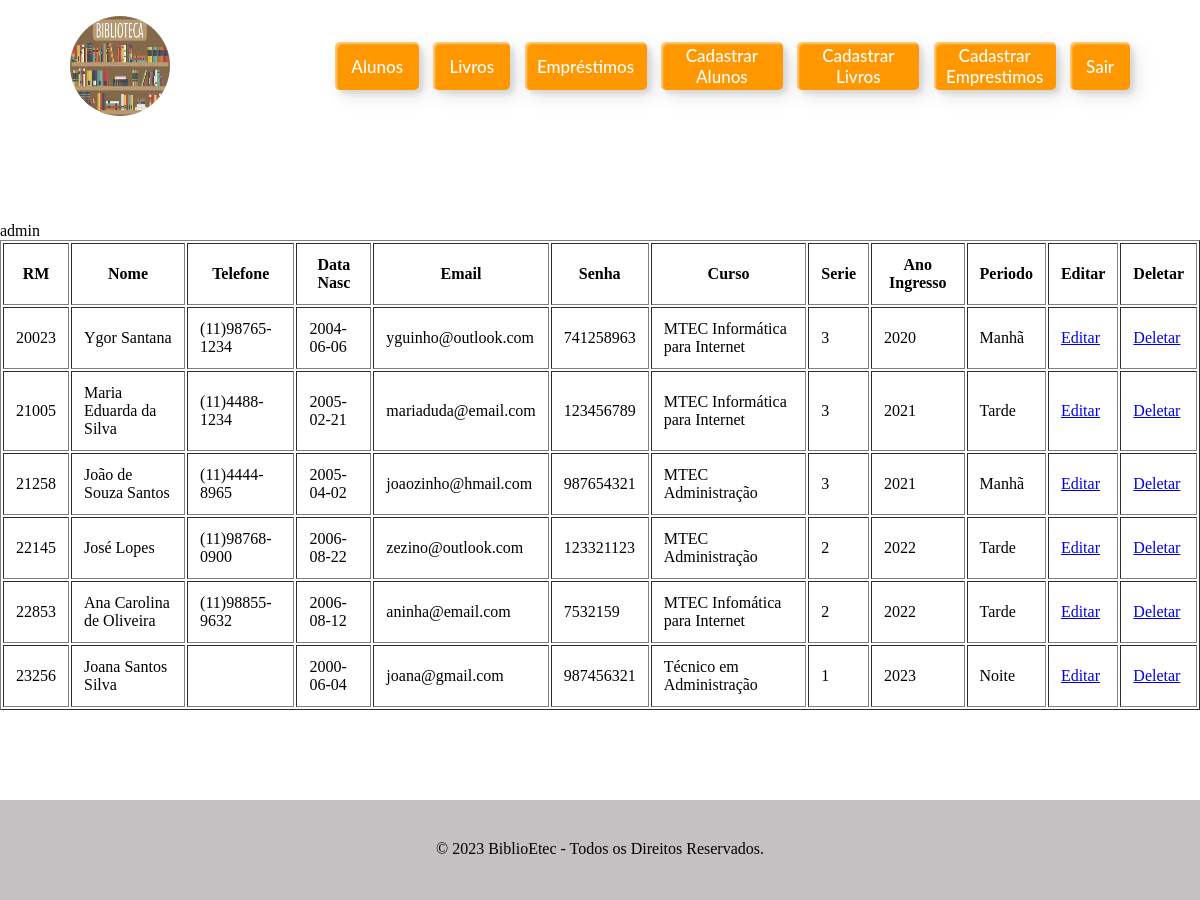
/BIBLIOTEC/views/alunos.php (signed in), run on the app's committed database.
### tables this page shows
CREATE TABLE ALUNO(
	RM INT NOT NULL,
    NOME VARCHAR(60) NOT NULL,
    TELEFONE VARCHAR(14) NOT NULL,  
    DATA_NASC DATE NOT NULL,
    EMAIL VARCHAR(100) NOT NULL,
    SENHA VARCHAR(32) NOT NULL,
    CURSO VARCHAR(40) NOT NULL,
    SERIE CHAR(1) NOT NULL, 
    ANO_INGRESSO year NOT NULL,
    PERIODO CHAR(5) NOT NULL,
    PRIMARY KEY (RM)
);

### bibliotec/db/db.php (called while the page is built, shortened)
<?php
function query($sql, $conexao) {
    $consulta = mysqli_query($conexao, $sql);
    return $consulta;
}
$conexao = mysqli_connect(DB_SERVIDOR, DB_USUARIO, DB_SENHA, DB_NOME);
$consulta_alunos = query("SELECT * FROM ALUNO", $conexao);
?>

### bibliotec/config.php (called while the page is built, shortened)
<?php
require 'db/db.php';

### bibliotec/views/alunos.php (the view, shortened to what this page needs)
<?php
    require '../config.php';
    require './componentes/header.php';
    if(isset($_SESSION['login'])) {
        echo $_SESSION['usuario'];
?>
<center>
<link href="../css/style.css" rel="stylesheet" type="text/css" />
<table border="1" border-color="green" cellpadding="12" cellspace="6">
    <tr>
        <th>RM</th>
        <th>Nome</th>
        <th>Telefone</th>
        <th>Data Nasc</th>
        <th>Email</th>
        <th>Senha</th>
        <th>Curso</th>
        <th>Serie</th>
        <th>Ano Ingresso</th>
        <th>Periodo</th>
        <th>Editar</th>
        <th>Deletar</th>
    </tr>
    <?php
    while($linha = mysqli_fetch_array($consulta_alunos)){
        echo '<tr>';
            echo '<td>' .$linha['RM']. '</td>';
            echo '<td>' .$linha['NOME']. '</td>';
            echo '<td>' .$linha['TELEFONE']. '</td>';
            echo '<td>' .$linha['DATA_NASC']. '</td>';
            echo '<td>' .$linha['EMAIL']. '</td>';
            echo '<td>' .$linha['SENHA']. '</td>';
            echo '<td>' .$linha['CURSO']. '</td>';
            echo '<td>' .$linha['SERIE']. '</td>';
            echo '<td>' .$linha['ANO_INGRESSO']. '</td>';
            echo '<td>' .$linha['PERIODO']. '</td>';
            echo '
                <td>
                    <a href="./Cadastros/aluno.php?rm='.$linha['RM'] .'">
                        Editar
                    </a>
                </td>
                <td>
                    <a href="../actions/aluno/deletar.php?rm='.$linha['RM'] .'">
                        Deletar
                    </a>
                </td>
            </tr>';
    }
    ?>
</table>
</center>
<?php
} else {
        header('location: ../index.php') ;
    }
?>
<?php
    require './componentes/footer.php';
?>

### data on the page
aluno: RM "20023", NOME "Ygor Santana", TELEFONE "(11)98765-1234", DATA_NASC "2004-06-06", EMAIL "yguinho@outlook.com", SENHA "741258963", CURSO "MTEC Informática para Internet", SERIE "3", ANO_INGRESSO "2020", PERIODO "Manhã"
aluno: RM "21005", NOME "Maria Eduarda da Silva", TELEFONE "(11)4488-1234", DATA_NASC "2005-02-21", EMAIL "mariaduda@email.com", SENHA "123456789", CURSO "MTEC Informática para Internet", SERIE "3", ANO_INGRESSO "2021", PERIODO "Tarde"
aluno: RM "21258", NOME "João de Souza Santos", TELEFONE "(11)4444-8965", DATA_NASC "2005-04-02", EMAIL "joaozinho@hmail.com", SENHA "987654321", CURSO "MTEC Administração", SERIE "3", ANO_INGRESSO "2021", PERIODO "Manhã"
aluno: RM "22145", NOME "José Lopes", TELEFONE "(11)98768-0900", DATA_NASC "2006-08-22", EMAIL "zezino@outlook.com", SENHA "123321123", CURSO "MTEC Administração", SERIE "2", ANO_INGRESSO "2022", PERIODO "Tarde"
aluno: RM "22853", NOME "Ana Carolina de Oliveira", TELEFONE "(11)98855-9632", DATA_NASC "2006-08-12", EMAIL "aninha@email.com", SENHA "7532159", CURSO "MTEC Infomática para Internet", SERIE "2", ANO_INGRESSO "2022", PERIODO "Tarde"
aluno: RM "23256", NOME "Joana Santos Silva", DATA_NASC "2000-06-04", EMAIL "joana@gmail.com", SENHA "987456321", CURSO "Técnico em Administração", SERIE "1", ANO_INGRESSO "2023", PERIODO "Noite"

### other printed values
$_SESSION['usuario'] "admin"
